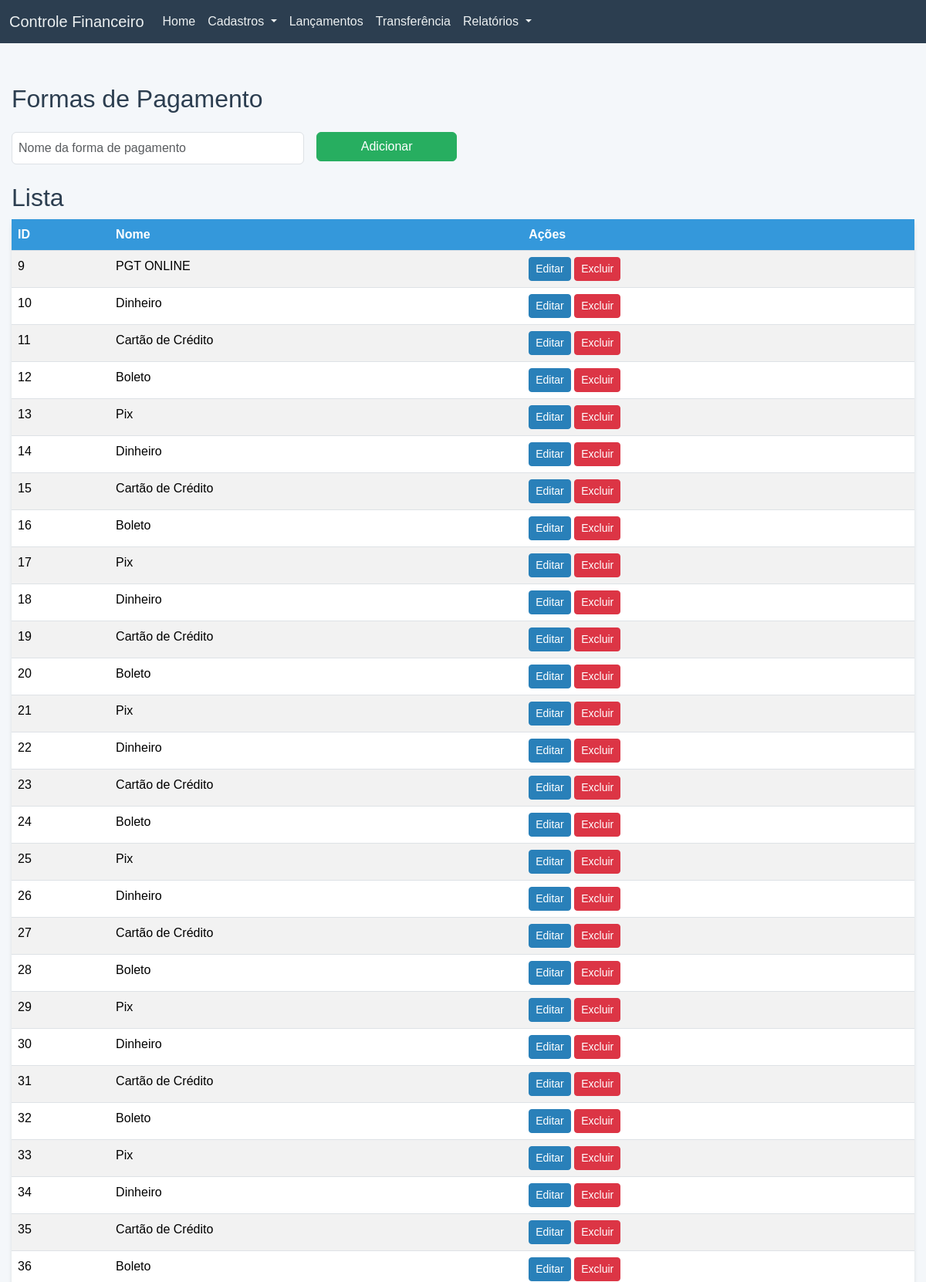
Page /formas_pagamento (upper part) on the committed database.
### tables this page shows
CREATE TABLE forma_pagamento (
                 id INTEGER PRIMARY KEY AUTOINCREMENT,
                 nome TEXT NOT NULL);

### app.py (the view, shortened to what this page needs)
@app.route('/formas_pagamento', methods=['GET', 'POST'])
def formas_pagamento():
    formas = get_formas_pagamento()
    return render_template('formas_pagamento.html', formas=formas)

### database.py (called while the page is built)
def get_db():
    if 'db' not in g:
        g.db = sqlite3.connect(DATABASE)
        g.db.row_factory = sqlite3.Row
    return g.db

### models.py (called while the page is built)
def get_formas_pagamento():
    conn = get_db()
    c = conn.cursor()
    c.execute("SELECT * FROM forma_pagamento")
    formas = c.fetchall()
    return formas

### templates/formas_pagamento.html (shortened to what this page needs)
{% extends "base.html" %}
{% block content %}
<h1 class="mb-4">Formas de Pagamento</h1>
<form method="POST" class="mb-4 row g-3">
    <div class="col-md-4">
        <input type="text" name="nome" class="form-control" placeholder="Nome da forma de pagamento" required>
    </div>
    <div class="col-md-2">
        <button type="submit" class="btn btn-success w-100">Adicionar</button>
    </div>
</form>
<h2>Lista</h2>
<table class="table table-striped table-hover">
    <thead>
        <tr>
            <th>ID</th>
            <th>Nome</th>
            <th>Ações</th>
        </tr>
    </thead>
    <tbody>
        {% for forma in formas %}
        <tr>
            <td>{{ forma['id'] }}</td>
            <td>{{ forma['nome'] }}</td>
            <td>
                <button class="btn btn-primary btn-sm" data-bs-toggle="modal" data-bs-target="#editModal{{ forma['id'] }}">Editar</button>
                <form method="POST" style="display:inline;">
                    <button type="submit" name="delete" value="{{ forma['id'] }}" class="btn btn-danger btn-sm">Excluir</button>
                </form>
            </td>
        </tr>
        {% endfor %}
    </tbody>
</table>
{% endblock %}

### static/style.css (style rules this page uses)
body { background-color: #f4f7fa; font-family: 'Arial', 'Helvetica', sans-serif; margin: 0; padding-top: 70px; }
h1, h2 { color: #2c3e50; font-size: 2rem; }
.table { background-color: #fff; border-radius: 8px; box-shadow: 0 2px 5px rgba(0, 0, 0, 0.1); }
.table thead th { background-color: #3498db; color: #fff; }
.btn-success { background-color: #27ae60; border-color: #27ae60; }
.form-control, .form-select { padding: 8px; font-size: 1rem; }

### rows in the picture
forma_pagamento: id "9", nome "PGT ONLINE"
forma_pagamento: id "10", nome "Dinheiro"
forma_pagamento: id "11", nome "Cartão de Crédito"
forma_pagamento: id "12", nome "Boleto"
forma_pagamento: id "13", nome "Pix"
forma_pagamento: id "14", nome "Dinheiro"
forma_pagamento: id "15", nome "Cartão de Crédito"
forma_pagamento: id "16", nome "Boleto"
forma_pagamento: id "17", nome "Pix"
forma_pagamento: id "18", nome "Dinheiro"
forma_pagamento: id "19", nome "Cartão de Crédito"
forma_pagamento: id "20", nome "Boleto"
forma_pagamento: id "21", nome "Pix"
forma_pagamento: id "22", nome "Dinheiro"
forma_pagamento: id "23", nome "Cartão de Crédito"
forma_pagamento: id "24", nome "Boleto"
forma_pagamento: id "25", nome "Pix"
forma_pagamento: id "26", nome "Dinheiro"
forma_pagamento: id "27", nome "Cartão de Crédito"
forma_pagamento: id "28", nome "Boleto"
forma_pagamento: id "29", nome "Pix"
forma_pagamento: id "30", nome "Dinheiro"
forma_pagamento: id "31", nome "Cartão de Crédito"
forma_pagamento: id "32", nome "Boleto"
forma_pagamento: id "33", nome "Pix"
forma_pagamento: id "34", nome "Dinheiro"
forma_pagamento: id "35", nome "Cartão de Crédito"
forma_pagamento: id "36", nome "Boleto"
